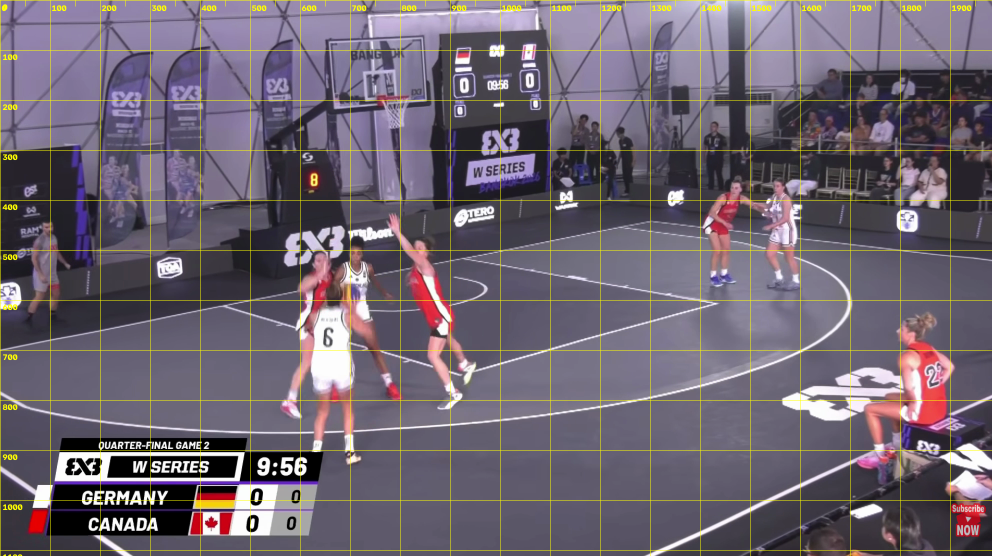
#> input picture court_grid_for_phone.png, 1984 x 1112 px (shown at 1/2 size); its folder holds only this picture in this run
$ python -i shot_candidates.py   (imports and definitions only)
#> lines starting #> are read from the running program, lines starting #| are printed output that depends on the picture; after the words box and inside, x2 and y2 are one past the last pixel; in counts of white or black regions, pixels touching at a corner belong together
### src/auto_calibrate.py
from __future__ import annotations

import argparse
import json
from pathlib import Path
from typing import Any, Dict, Iterable, List

import cv2
import numpy as np


def order_quad(points: np.ndarray) -> np.ndarray:
    points = np.asarray(points, dtype=np.float32)
    if points.shape != (4, 2):
        raise ValueError("Expected exactly four points.")

    sums = points.sum(axis=1)
    diffs = np.diff(points, axis=1).reshape(-1)

    top_left = points[np.argmin(sums)]
    bottom_right = points[np.argmax(sums)]
    top_right = points[np.argmin(diffs)]
    bottom_left = points[np.argmax(diffs)]
    return np.array([top_left, top_right, bottom_right, bottom_left], dtype=np.float32)


def lane_landmark_names(side: str) -> List[str]:
    prefix = "left" if side == "left" else "right"
    return [
        f"{prefix}_lane_top_left",
        f"{prefix}_lane_top_right",
        f"{prefix}_lane_bottom_right",
        f"{prefix}_lane_bottom_left",
    ]


def build_dark_mask(image: np.ndarray, vmax: int) -> np.ndarray:
    hsv = cv2.cvtColor(image, cv2.COLOR_BGR2HSV)
    mask = cv2.inRange(hsv, (0, 0, 0), (180, 255, vmax))
    h, _ = mask.shape
    mask[: int(h * 0.18), :] = 0
    mask[int(h * 0.84) :, :] = 0
    kernel_open = cv2.getStructuringElement(cv2.MORPH_RECT, (5, 5))
    kernel_close = cv2.getStructuringElement(cv2.MORPH_RECT, (11, 11))
    mask = cv2.morphologyEx(mask, cv2.MORPH_OPEN, kernel_open)
    mask = cv2.morphologyEx(mask, cv2.MORPH_CLOSE, kernel_close)
    return mask


def detect_backboard_candidates(image: np.ndarray) -> List[Dict[str, Any]]:
    hsv = cv2.cvtColor(image, cv2.COLOR_BGR2HSV)
    mask = cv2.inRange(hsv, (0, 0, 150), (180, 65, 255))
    mask = cv2.morphologyEx(
        mask,
        cv2.MORPH_OPEN,
        cv2.getStructuringElement(cv2.MORPH_RECT, (3, 3)),
    )
    contours, _ = cv2.findContours(mask, cv2.RETR_EXTERNAL, cv2.CHAIN_APPROX_SIMPLE)
    h, w = image.shape[:2]
    candidates: List[Dict[str, Any]] = []

    for contour in contours:
        area = cv2.contourArea(contour)
        if area < 60 or area > 9000:
            continue
        x, y, bw, bh = cv2.boundingRect(contour)
        if y > int(h * 0.55):
            continue
        if not (12 <= bw <= 120 and 10 <= bh <= 120):
            continue
        aspect = bw / max(1.0, bh)
        if not (0.35 <= aspect <= 3.5):
            continue

        region = mask[y : y + bh, x : x + bw]
        fill_ratio = cv2.countNonZero(region) / max(1.0, bw * bh)
        if fill_ratio < 0.18:
            continue

        side = "left" if (x + bw / 2.0) < (w / 2.0) else "right"
        candidates.append(
            {
                "bbox": [int(x), int(y), int(bw), int(bh)],
                "center": [float(x + bw / 2.0), float(y + bh / 2.0)],
                "side": side,
                "area": float(area),
                "fill_ratio": float(fill_ratio),
            }
        )

    return candidates


def red_pixel_score(image: np.ndarray, candidate: Dict[str, Any]) -> float:
    h, w = image.shape[:2]
    quad = np.asarray(candidate["quad"], dtype=np.float32)
    x_min = float(np.min(quad[:, 0]))
    x_max = float(np.max(quad[:, 0]))
    y_min = float(np.min(quad[:, 1]))
    y_max = float(np.max(quad[:, 1]))
    bw = max(1.0, x_max - x_min)
    bh = max(1.0, y_max - y_min)

    if candidate["side"] == "left":
        rx0 = max(0, int(x_min - 0.35 * bw))
        rx1 = min(w, int(x_min + 0.55 * bw))
    else:
        rx0 = max(0, int(x_max - 0.55 * bw))
        rx1 = min(w, int(x_max + 0.35 * bw))

    ry0 = max(0, int(y_min - 0.95 * bh))
    ry1 = min(h, int(y_min + 0.35 * bh))
    if rx1 <= rx0 or ry1 <= ry0:
        return 0.0

    region = image[ry0:ry1, rx0:rx1]
    hsv = cv2.cvtColor(region, cv2.COLOR_BGR2HSV)
    mask_a = cv2.inRange(hsv, (0, 70, 70), (12, 255, 255))
    mask_b = cv2.inRange(hsv, (165, 70, 70), (180, 255, 255))
    mask = cv2.bitwise_or(mask_a, mask_b)
    return float(cv2.countNonZero(mask))


def backboard_proximity_score(candidate: Dict[str, Any], backboards: List[Dict[str, Any]]) -> float:
    if not backboards:
        return 0.0

    quad = np.asarray(candidate["quad"], dtype=np.float32)
    candidate_center = np.mean(quad, axis=0)
    best = 0.0
    for backboard in backboards:
        if backboard["side"] != candidate["side"]:
            continue
        bx, by = backboard["center"]
        dx = abs(candidate_center[0] - bx)
        dy = candidate_center[1] - by
        if dy < 0:
            continue
        score = 1.0 / (1.0 + 0.015 * dx + 0.01 * dy)
        best = max(best, score)
    return float(best)


# [174 lines left out: functions find_lane_candidate, write_debug_overlay, calibration_payload, auto_calibrate_frames, main, not called in this run]


# [2 lines that do not run on import are left out]

### src/court_geometry.py
from __future__ import annotations

import json
from pathlib import Path
from typing import Dict, Iterable, Tuple

from PIL import Image, ImageDraw

COURT_LENGTH_FT = 94.0
COURT_WIDTH_FT = 50.0
FREE_THROW_LINE_FROM_BASELINE_FT = 19.0
LANE_WIDTH_FT = 12.0
CENTER_CIRCLE_RADIUS_FT = 6.0
RIM_OFFSET_FROM_BASELINE_FT = 5.25
RIM_RADIUS_FT = 0.75
BACKBOARD_OFFSET_FROM_BASELINE_FT = 4.0
BACKBOARD_HALF_WIDTH_FT = 3.0


def landmark_points_ft() -> Dict[str, Tuple[float, float]]:
    lane_top = (COURT_WIDTH_FT - LANE_WIDTH_FT) / 2.0
    lane_bottom = lane_top + LANE_WIDTH_FT

    return {
        "left_baseline_top": (0.0, 0.0),
        "left_baseline_bottom": (0.0, COURT_WIDTH_FT),
        "right_baseline_top": (COURT_LENGTH_FT, 0.0),
        "right_baseline_bottom": (COURT_LENGTH_FT, COURT_WIDTH_FT),
        "midcourt_top": (COURT_LENGTH_FT / 2.0, 0.0),
        "midcourt_bottom": (COURT_LENGTH_FT / 2.0, COURT_WIDTH_FT),
        "center_circle_left": (COURT_LENGTH_FT / 2.0 - CENTER_CIRCLE_RADIUS_FT, COURT_WIDTH_FT / 2.0),
        "center_circle_right": (COURT_LENGTH_FT / 2.0 + CENTER_CIRCLE_RADIUS_FT, COURT_WIDTH_FT / 2.0),
        "center_circle_top": (COURT_LENGTH_FT / 2.0, COURT_WIDTH_FT / 2.0 - CENTER_CIRCLE_RADIUS_FT),
        "center_circle_bottom": (COURT_LENGTH_FT / 2.0, COURT_WIDTH_FT / 2.0 + CENTER_CIRCLE_RADIUS_FT),
        "left_lane_top_left": (0.0, lane_top),
        "left_lane_top_right": (FREE_THROW_LINE_FROM_BASELINE_FT, lane_top),
        "left_lane_bottom_left": (0.0, lane_bottom),
        "left_lane_bottom_right": (FREE_THROW_LINE_FROM_BASELINE_FT, lane_bottom),
        "right_lane_top_left": (COURT_LENGTH_FT - FREE_THROW_LINE_FROM_BASELINE_FT, lane_top),
        "right_lane_top_right": (COURT_LENGTH_FT, lane_top),
        "right_lane_bottom_left": (COURT_LENGTH_FT - FREE_THROW_LINE_FROM_BASELINE_FT, lane_bottom),
        "right_lane_bottom_right": (COURT_LENGTH_FT, lane_bottom),
        "left_free_throw_center": (FREE_THROW_LINE_FROM_BASELINE_FT, COURT_WIDTH_FT / 2.0),
        "right_free_throw_center": (COURT_LENGTH_FT - FREE_THROW_LINE_FROM_BASELINE_FT, COURT_WIDTH_FT / 2.0),
        "left_rim_center": (RIM_OFFSET_FROM_BASELINE_FT, COURT_WIDTH_FT / 2.0),
        "right_rim_center": (COURT_LENGTH_FT - RIM_OFFSET_FROM_BASELINE_FT, COURT_WIDTH_FT / 2.0),
    }


# [4 lines left out: function court_image_size, not called in this run]


def feet_to_pixels(point_ft: Tuple[float, float], scale_px_per_ft: float, margin_px: int) -> Tuple[float, float]:
    x_ft, y_ft = point_ft
    return margin_px + x_ft * scale_px_per_ft, margin_px + y_ft * scale_px_per_ft

### src/shot_candidates.py
from __future__ import annotations

import argparse
import csv
import json
import math
from pathlib import Path
from typing import Any, Dict, List

import cv2
import numpy as np

try:
    from .auto_calibrate import (
        backboard_proximity_score,
        build_dark_mask,
        detect_backboard_candidates,
        lane_landmark_names,
        order_quad,
        red_pixel_score,
    )
    from .court_geometry import landmark_points_ft
except ImportError:
    from auto_calibrate import (
        backboard_proximity_score,
        build_dark_mask,
        detect_backboard_candidates,
        lane_landmark_names,
        order_quad,
        red_pixel_score,
    )
    from court_geometry import landmark_points_ft

COURT_LENGTH_FT = 94.0
COURT_WIDTH_FT = 50.0
SCAN_STEP_S = 0.25
MIN_CANDIDATE_SCORE = 145.0
SUPPRESSION_WINDOW_S = 2.0
RELEASE_OFFSET_S = 0.75
MAX_CANDIDATES = 20
TEMPORAL_PROVISIONAL_MULTIPLIER = 4
TEMPORAL_MIDPOINTS = (0.25, 0.5, 0.75)
MAX_PEAK_RIM_DISTANCE_PX = 52.0
MIN_RELEASE_RIM_DISTANCE_PX = 70.0
MIN_APPROACH_DELTA_PX = 34.0
TEMPORAL_SIDE_MARGIN_PX = 55.0
TEMPORAL_SEARCH_RADIUS_PX = 195.0
MAX_CLUSTER_CONTACT_DISTANCE_PX = 34.0
MIN_CLUSTER_APPROACH_DELTA_PX = 12.0

CANDIDATE_FIELDNAMES = [
    "timestamp",
    "frame_image",
    "label",
    "pixel_x",
    "pixel_y",
    "result",
    "play_type",
    "notes",
    "score",
    "peak_timestamp",
    "peak_ball_x",
    "peak_ball_y",
    "peak_board_x",
    "peak_board_y",
    "peak_side",
    "court_x_ft",
    "court_y_ft",
    "in_bounds",
]


# [14 lines left out: functions load_matrix, project_pixel, not called in this run]


def rim_candidates_from_lanes(image: np.ndarray) -> List[Dict[str, Any]]:
    h, w = image.shape[:2]
    backboards = detect_backboard_candidates(image)
    candidates: List[Dict[str, Any]] = []

    for vmax in (55, 65, 75, 90):
        mask = build_dark_mask(image, vmax)
        contours, _ = cv2.findContours(mask, cv2.RETR_EXTERNAL, cv2.CHAIN_APPROX_SIMPLE)

        for contour in contours:
            area = cv2.contourArea(contour)
            if area < 3200 or area > 95000:
                continue

            x, y, bw, bh = cv2.boundingRect(contour)
            if not (0.07 * w <= bw <= 0.48 * w):
                continue
            if not (0.08 * h <= bh <= 0.45 * h):
                continue

            perimeter = cv2.arcLength(contour, True)
            approx = cv2.approxPolyDP(contour, 0.03 * perimeter, True)
            if len(approx) < 4:
                continue

            quad = cv2.boxPoints(cv2.minAreaRect(contour)) if len(approx) != 4 else approx.reshape(-1, 2)
            ordered = order_quad(np.asarray(quad, dtype=np.float32))
            top_width = np.linalg.norm(ordered[1] - ordered[0])
            bottom_width = np.linalg.norm(ordered[2] - ordered[3])
            left_height = np.linalg.norm(ordered[3] - ordered[0])
            right_height = np.linalg.norm(ordered[2] - ordered[1])
            width_ratio = max(top_width, bottom_width) / max(1.0, min(top_width, bottom_width))
            height_ratio = max(left_height, right_height) / max(1.0, min(left_height, right_height))
            if width_ratio > 2.8 or height_ratio > 2.8:
                continue

            center_x = x + bw / 2.0
            center_y = y + bh / 2.0
            if not (h * 0.18 <= center_y <= h * 0.72):
                continue

            side = "left" if center_x < w / 2.0 else "right"
            baseline_margin = x if side == "left" else w - (x + bw)
            if baseline_margin > 0.35 * w:
                continue

            lane_candidate = {
                "score": 0.0,
                "side": side,
                "quad": ordered.tolist(),
                "bbox": [int(x), int(y), int(bw), int(bh)],
                "area": float(area),
                "threshold_vmax": vmax,
            }
            extent = area / max(1.0, bw * bh)
            rim_score = red_pixel_score(image, lane_candidate)
            board_score = backboard_proximity_score(lane_candidate, backboards)
            if board_score < 0.42:
                continue

            landmark_names = lane_landmark_names(side)
            dst = np.array([landmark_points_ft()[name] for name in landmark_names], dtype=np.float32)
            homography, _ = cv2.findHomography(ordered, dst, method=0)
            if homography is None:
                continue

            try:
                inv_homography = np.linalg.inv(homography)
            except np.linalg.LinAlgError:
                continue
            rim_name = "left_rim_center" if side == "left" else "right_rim_center"
            rim_ft = np.array([[[*landmark_points_ft()[rim_name]]]], dtype=np.float32)
            rim_px = cv2.perspectiveTransform(rim_ft, inv_homography).reshape(-1, 2)[0]
            rim_x = float(rim_px[0])
            rim_y = float(rim_px[1])
            if not (-120.0 <= rim_x <= w + 120.0 and -80.0 <= rim_y <= h + 120.0):
                continue

            lane_score = area * extent + 0.6 * rim_score + 12000.0 * board_score
            lane_candidate.update(
                {
                    "lane_score": float(lane_score),
                    "extent": float(extent),
                    "rim_score": float(rim_score),
                    "backboard_score": float(board_score),
                    "rim_px": [rim_x, rim_y],
                }
            )
            candidates.append(lane_candidate)

    candidates.sort(key=lambda item: item["lane_score"], reverse=True)
    deduped: List[Dict[str, Any]] = []
    for candidate in candidates:
        rim_x, rim_y = candidate["rim_px"]
        if all(abs(rim_x - keep["rim_px"][0]) > 28.0 or abs(rim_y - keep["rim_px"][1]) > 28.0 for keep in deduped):
            deduped.append(candidate)
        if len(deduped) >= 6:
            break
    return deduped


def orange_candidates(image: np.ndarray) -> List[Dict[str, Any]]:
    hsv = cv2.cvtColor(image, cv2.COLOR_BGR2HSV)
    mask_a = cv2.inRange(hsv, (4, 90, 70), (24, 255, 255))
    mask_b = cv2.inRange(hsv, (0, 40, 80), (12, 255, 255))
    mask = cv2.bitwise_or(mask_a, mask_b)
    mask = cv2.morphologyEx(
        mask,
        cv2.MORPH_OPEN,
        cv2.getStructuringElement(cv2.MORPH_ELLIPSE, (3, 3)),
    )
    contours, _ = cv2.findContours(mask, cv2.RETR_EXTERNAL, cv2.CHAIN_APPROX_SIMPLE)

    candidates: List[Dict[str, Any]] = []
    for contour in contours:
        area = cv2.contourArea(contour)
        if area < 8 or area > 220:
            continue

        x, y, bw, bh = cv2.boundingRect(contour)
        if not (3 <= bw <= 18 and 3 <= bh <= 18):
            continue

        perimeter = cv2.arcLength(contour, True)
        circularity = 0.0 if perimeter <= 0 else 4 * math.pi * area / (perimeter * perimeter)
        fill_ratio = area / max(1.0, bw * bh)
        if circularity < 0.45 and fill_ratio < 0.28:
            continue

        candidates.append(
            {
                "bbox": [int(x), int(y), int(bw), int(bh)],
                "center": [float(x + bw / 2.0), float(y + bh / 2.0)],
                "area": float(area),
                "circularity": float(circularity),
                "fill_ratio": float(fill_ratio),
            }
        )

    return candidates


# [54 lines left out: functions read_frame_at, pick_temporal_ball_candidate, not called in this run]


def score_frame_peak(image: np.ndarray) -> Dict[str, Any] | None:
    rim_candidates = rim_candidates_from_lanes(image)
    balls = orange_candidates(image)
    if not rim_candidates or not balls:
        return None

    best: Dict[str, Any] | None = None
    for ball in balls:
        ball_x, ball_y = ball["center"]
        for lane in rim_candidates:
            rim_x, rim_y = lane["rim_px"]
            dx = ball_x - rim_x
            dy = ball_y - rim_y
            abs_dx = abs(dx)
            abs_dy = abs(dy)
            if abs_dx > 44.0:
                continue
            if dy < -64.0 or dy > 36.0:
                continue

            vertical_bonus = max(0.0, 42.0 - abs(dy - 4.0))
            horizontal_bonus = max(0.0, 54.0 - abs_dx * 1.2)
            contact_bonus = 18.0 if -20.0 <= dy <= 24.0 else 0.0
            score = (
                lane["lane_score"] * 0.006
                + ball["area"] * 3.0
                + ball["circularity"] * 65.0
                + horizontal_bonus
                + max(0.0, 44.0 - abs_dy * 1.05)
                + vertical_bonus
                + contact_bonus
            )
            if best is None or score > best["score"]:
                best = {
                    "score": float(score),
                    "ball": ball,
                    "lane": lane,
                    "dx": float(dx),
                    "dy": float(dy),
                }

    return best


# [604 lines left out: functions release_pixel_from_ball, backtrack_release_frame, has_shot_trajectory, select_temporal_peaks, candidate_rim_distance, same_rim_context and 10 more, not called in this run]

>>> import cv2
>>> picture = cv2.imread('../court_grid_for_phone.png')
#> picture is the input picture: shape (1112, 1984, 3); mean B, G, R 112.5, 100.7, 109.9
>>> result = score_frame_peak(picture)
#> in detect_backboard_candidates, `mask = cv2.inRange(hsv, (0, 0, 150), (180, 65, 255))`:
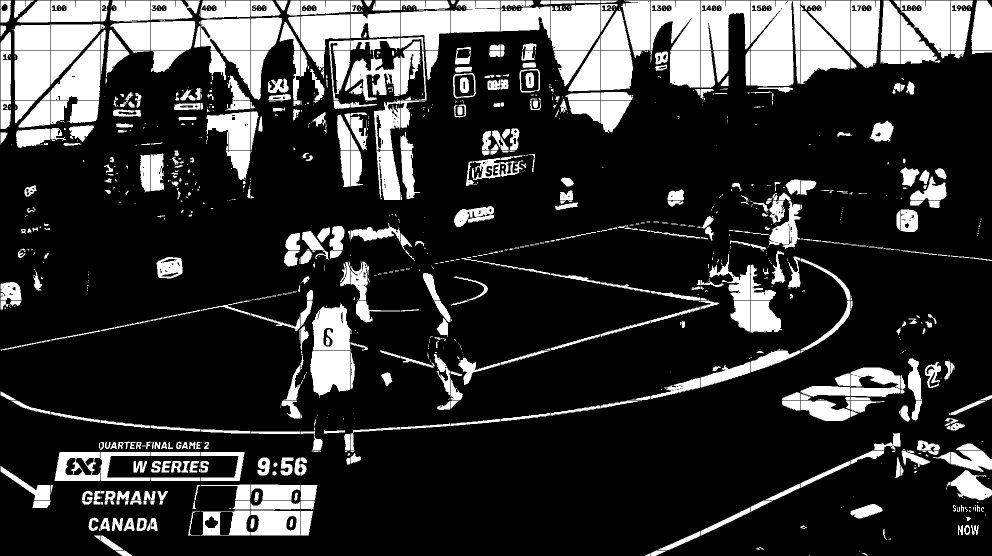
#> mask: shape (1112, 1984) (shown at 1/2 size); 20.7% white; 1309 white regions (682 under 20 px), largest, box (x1, y1, x2, y2) and area: (1501, 1, 1600, 100) 8812, (1101, 8, 1200, 100) 8155, (1301, 1, 1400, 100) 7621
#> in detect_backboard_candidates, `mask = cv2.morphologyEx( mask, cv2.MORPH_OPEN, cv2.getStructuringEleme..`:
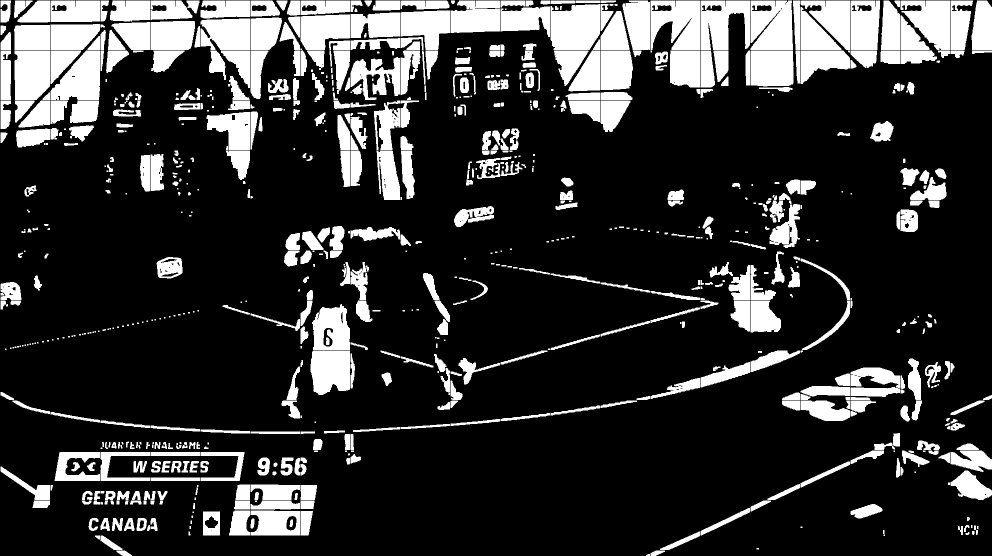
#> mask: shape (1112, 1984) (shown at 1/2 size); 20.1% white; 824 white regions (208 under 20 px)
#> in detect_backboard_candidates, `contours, _ = cv2.findContours(mask, cv2.RETR_EXTERNAL, cv2.CHAIN_APPR..`: contours = 822 contours, 274 with area under 20; largest, box (x1, y1, x2, y2) and area: (1101, 8, 1200, 100) 7866, (1501, 1, 1586, 100) 7733, (1301, 1, 1400, 100) 7620, (1401, 1, 1500, 100) 6868, (101, 101, 200, 200) 6555
#> the loop in detect_backboard_candidates, `for contour in contours:` made 822 passes
#> (area, x, y, bw, bh) on passes 2, 3, 5: (172.5, 1301, 1101, 29, 11), (187.5, 233, 1101, 31, 11), (445, 201, 1071, 44, 29)
#> after the loop in detect_backboard_candidates, `for contour in contours:`:
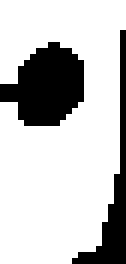
#> region: shape (44, 21) (shown 6 times larger); 76.7% white; 2 black regions, box (x1, y1, x2, y2) and area: (0, 7, 14, 21) 134, (12, 5, 21, 44) 81
#> after the loop in detect_backboard_candidates, `for contour in contours:`: candidates = 201 items
#> the loop in rim_candidates_from_lanes, `for vmax in (55, 65, 75, 90):` made 4 passes
#> pass 1, in build_dark_mask, `mask = cv2.inRange(hsv, (0, 0, 0), (180, 255, vmax))`:
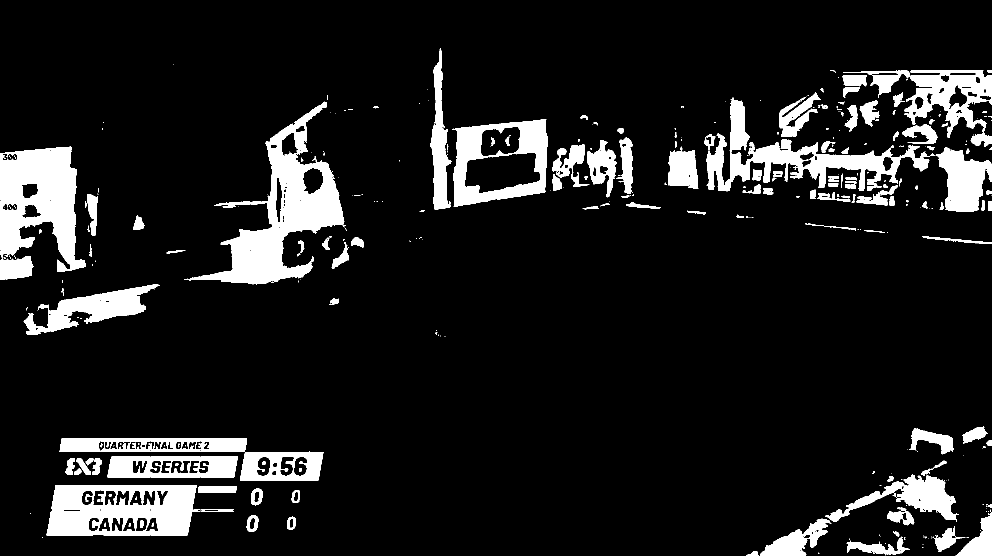
#> mask: shape (1112, 1984) (shown at 1/2 size); 10.9% white; 540 white regions (259 under 20 px), largest, box (x1, y1, x2, y2) and area: (1, 301, 100, 400) 8630, (1, 401, 100, 500) 6259, (501, 401, 600, 500) 6240
#> pass 1, in build_dark_mask, `mask = cv2.morphologyEx(mask, cv2.MORPH_OPEN, kernel_open)`:
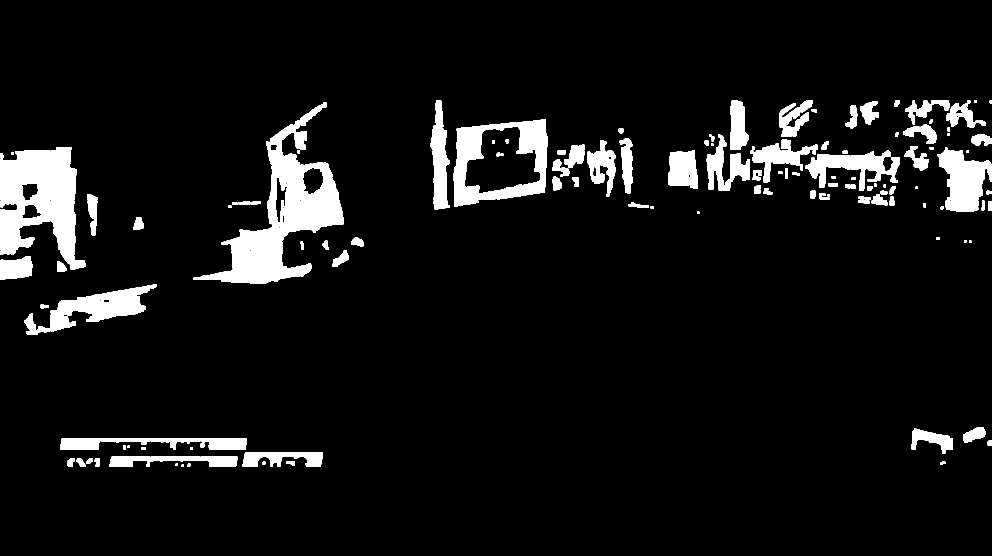
#> mask: shape (1112, 1984) (shown at 1/2 size); 7.3% white; 193 white regions, largest, box (x1, y1, x2, y2) and area: (1, 301, 100, 400) 8381, (1, 401, 100, 500) 6148, (1901, 301, 1984, 400) 6034
#> after the loop in rim_candidates_from_lanes, `for vmax in (55, 65, 75, 90):`: candidates = 2 items
#> (the rest of the program and of its run is left out)
